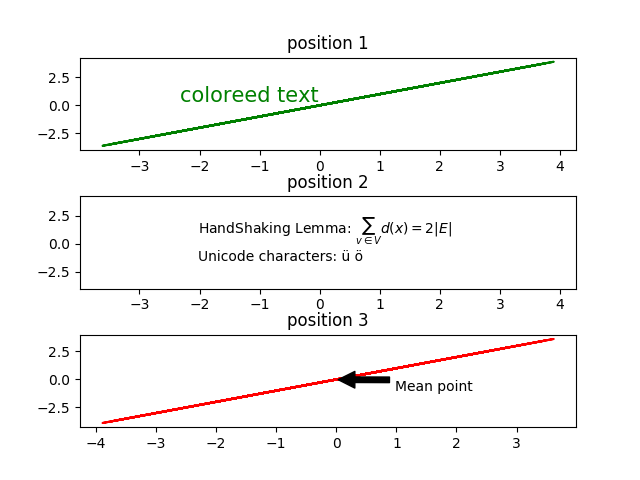

This chart was generated by the following Python code:
'''
subplot(number of rows, number of columns, position of the element in the structure)
'''
import matplotlib.pyplot as plt
import numpy as np


x = np.random.randn(10000)

'''
subplot(number of rows, number of columns, position of the element in the structure)
'''

x_position = sum(x)/len(x)
y_position = sum(x)/len(x)

plt.figure(1)                # the first figure

plt.subplot(311)
plt.plot(x, x, color = 'g')
plt.title('position 1')
plt.text(x_position, y_position, 'coloreed text',
         verticalalignment = 'bottom', horizontalalignment = 'right',
         color = 'green', fontsize = 15)

plt.subplot(312)
plt.plot(x, x, color = 'white')
plt.title('position 2')
plt.text(x_position - 2, y_position + 1, r'HandShaking Lemma: $\sum_{v \in V} d(x) = 2 |E|$', fontsize = 10)
plt.text(x_position - 2, y_position - 1.5, u'Unicode characters: \374 \366', fontsize = 10)


plt.subplot(313)
plt.plot(-x, -x, color = 'r')
plt.title('position 3')
plt.annotate('Mean point', xy = (x_position, y_position), xytext = (x_position + 1, y_position - 1),
             arrowprops = dict(facecolor = 'black', shrink = 0.05))

plt.subplots_adjust(hspace = 0.5)

plt.savefig('Histogram_example_15.png')

plt.show()